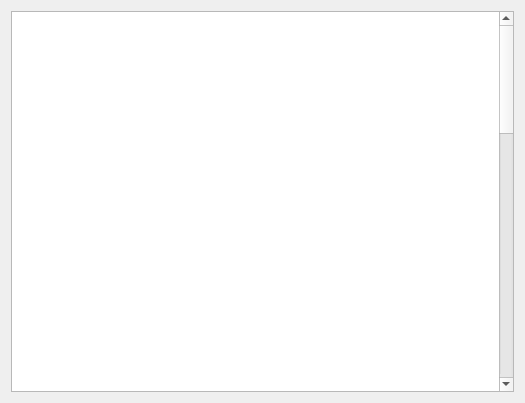
<?xml version="1.0" encoding="UTF-8"?>
<ui version="4.0">
 <class>ReadmeWindow</class>
 <widget class="QWidget" name="ReadmeWindow">
  <property name="geometry">
   <rect>
    <x>0</x>
    <y>0</y>
    <width>525</width>
    <height>403</height>
   </rect>
  </property>
  <property name="windowTitle">
   <string>Form</string>
  </property>
  <property name="styleSheet">
   <string notr="true">border-image: url(:/sample/photo/timgD353I83R.jpg);</string>
  </property>
  <layout class="QHBoxLayout" name="horizontalLayout">
   <item>
    <widget class="QTextEdit" name="textEdit">
     <property name="styleSheet">
      <string notr="true">border-image: url(:/sample/photo/steel.jpg);</string>
     </property>
     <property name="html">
      <string>&lt;!DOCTYPE HTML PUBLIC &quot;-//W3C//DTD HTML 4.0//EN&quot; &quot;http://www.w3.org/TR/REC-html40/strict.dtd&quot;&gt;
&lt;html&gt;&lt;head&gt;&lt;meta name=&quot;qrichtext&quot; content=&quot;1&quot; /&gt;&lt;style type=&quot;text/css&quot;&gt;
p, li { white-space: pre-wrap; }
&lt;/style&gt;&lt;/head&gt;&lt;body style=&quot; font-family:'SimSun'; font-size:4.5pt; font-weight:400; font-style:normal;&quot;&gt;
&lt;p style=&quot; margin-top:12px; margin-bottom:12px; margin-left:0px; margin-right:0px; -qt-block-indent:0; text-indent:0px;&quot;&gt;&lt;span style=&quot; font-family:'DengXian'; font-size:12pt; font-weight:600; font-style:italic; text-decoration: underline; color:#ffffff;&quot;&gt;游戏特色及玩点：&lt;/span&gt;&lt;span style=&quot; font-size:9pt; font-weight:600; font-style:italic; text-decoration: underline; color:#ffffff;&quot;&gt; &lt;/span&gt;&lt;/p&gt;
&lt;p style=&quot; margin-top:12px; margin-bottom:12px; margin-left:0px; margin-right:0px; -qt-block-indent:0; text-indent:0px;&quot;&gt;&lt;span style=&quot; font-size:12pt; font-weight:600; font-style:italic; text-decoration: underline; color:#ffffff;&quot;&gt;1.&lt;/span&gt;&lt;span style=&quot; font-family:'Times New Roman'; font-size:7pt; font-weight:600; font-style:italic; text-decoration: underline; color:#ffffff;&quot;&gt;      &lt;/span&gt;&lt;span style=&quot; font-family:'DengXian'; font-size:12pt; font-weight:600; font-style:italic; text-decoration: underline; color:#ffffff;&quot;&gt;游戏以卡通搞笑风格让玩家轻松游戏。&lt;/span&gt;&lt;span style=&quot; font-size:9pt; font-weight:600; font-style:italic; text-decoration: underline; color:#ffffff;&quot;&gt; &lt;/span&gt;&lt;/p&gt;
&lt;p style=&quot; margin-top:12px; margin-bottom:12px; margin-left:0px; margin-right:0px; -qt-block-indent:0; text-indent:0px;&quot;&gt;&lt;span style=&quot; font-size:12pt; font-weight:600; font-style:italic; text-decoration: underline; color:#ffffff;&quot;&gt;2.&lt;/span&gt;&lt;span style=&quot; font-family:'Times New Roman'; font-size:7pt; font-weight:600; font-style:italic; text-decoration: underline; color:#ffffff;&quot;&gt;      &lt;/span&gt;&lt;span style=&quot; font-family:'DengXian'; font-size:12pt; font-weight:600; font-style:italic; text-decoration: underline; color:#ffffff;&quot;&gt;对抗性强，&lt;/span&gt;&lt;span style=&quot; font-size:12pt; font-weight:600; font-style:italic; text-decoration: underline; color:#ffffff;&quot;&gt;AI&lt;/span&gt;&lt;span style=&quot; font-family:'DengXian'; font-size:12pt; font-weight:600; font-style:italic; text-decoration: underline; color:#ffffff;&quot;&gt;战斗力高，可双人对战。&lt;/span&gt;&lt;span style=&quot; font-size:9pt; font-weight:600; font-style:italic; text-decoration: underline; color:#ffffff;&quot;&gt; &lt;/span&gt;&lt;/p&gt;
&lt;p style=&quot; margin-top:12px; margin-bottom:12px; margin-left:0px; margin-right:0px; -qt-block-indent:0; text-indent:0px;&quot;&gt;&lt;span style=&quot; font-size:12pt; font-weight:600; font-style:italic; text-decoration: underline; color:#ffffff;&quot;&gt;3.&lt;/span&gt;&lt;span style=&quot; font-family:'Times New Roman'; font-size:7pt; font-weight:600; font-style:italic; text-decoration: underline; color:#ffffff;&quot;&gt;      &lt;/span&gt;&lt;span style=&quot; font-family:'DengXian'; font-size:12pt; font-weight:600; font-style:italic; text-decoration: underline; color:#ffffff;&quot;&gt;操作简单，仅需个别键位可完成游戏所有操作。&lt;/span&gt;&lt;span style=&quot; font-size:9pt; font-weight:600; font-style:italic; text-decoration: underline; color:#ffffff;&quot;&gt; &lt;/span&gt;&lt;/p&gt;
&lt;p style=&quot; margin-top:12px; margin-bottom:12px; margin-left:0px; margin-right:0px; -qt-block-indent:0; text-indent:0px;&quot;&gt;&lt;span style=&quot; font-size:12pt; font-weight:600; font-style:italic; text-decoration: underline; color:#ffffff;&quot;&gt;4.&lt;/span&gt;&lt;span style=&quot; font-family:'Times New Roman'; font-size:7pt; font-weight:600; font-style:italic; text-decoration: underline; color:#ffffff;&quot;&gt;      &lt;/span&gt;&lt;span style=&quot; font-family:'DengXian'; font-size:12pt; font-weight:600; font-style:italic; text-decoration: underline; color:#ffffff;&quot;&gt;场景变化多样，随机生成地图，满足玩家新鲜感。&lt;/span&gt;&lt;span style=&quot; font-size:9pt; font-weight:600; font-style:italic; text-decoration: underline; color:#ffffff;&quot;&gt; &lt;/span&gt;&lt;/p&gt;
&lt;p style=&quot; margin-top:12px; margin-bottom:12px; margin-left:0px; margin-right:0px; -qt-block-indent:0; text-indent:0px;&quot;&gt;&lt;span style=&quot; font-size:12pt; font-weight:600; font-style:italic; text-decoration: underline; color:#ffffff;&quot;&gt;5.&lt;/span&gt;&lt;span style=&quot; font-family:'Times New Roman'; font-size:7pt; font-weight:600; font-style:italic; text-decoration: underline; color:#ffffff;&quot;&gt;      &lt;/span&gt;&lt;span style=&quot; font-family:'DengXian'; font-size:12pt; font-weight:600; font-style:italic; text-decoration: underline; color:#ffffff;&quot;&gt;可选择闯关模式和无限模式，玩法多变。&lt;/span&gt;&lt;span style=&quot; font-size:9pt; font-weight:600; font-style:italic; text-decoration: underline; color:#ffffff;&quot;&gt; &lt;/span&gt;&lt;/p&gt;
&lt;p style=&quot; margin-top:12px; margin-bottom:12px; margin-left:0px; margin-right:0px; -qt-block-indent:0; text-indent:0px;&quot;&gt;&lt;span style=&quot; font-size:12pt; font-weight:600; font-style:italic; text-decoration: underline; color:#ffffff;&quot;&gt;6.&lt;/span&gt;&lt;span style=&quot; font-family:'Times New Roman'; font-size:7pt; font-weight:600; font-style:italic; text-decoration: underline; color:#ffffff;&quot;&gt;      &lt;/span&gt;&lt;span style=&quot; font-family:'DengXian'; font-size:12pt; font-weight:600; font-style:italic; text-decoration: underline; color:#ffffff;&quot;&gt;游戏内设置各种随机生成道具和坦克养成系统以及成就系统，满足玩家成就感。&lt;/span&gt;&lt;span style=&quot; font-size:9pt; font-weight:600; font-style:italic; text-decoration: underline; color:#ffffff;&quot;&gt; &lt;/span&gt;&lt;/p&gt;
&lt;p style=&quot; margin-top:12px; margin-bottom:12px; margin-left:0px; margin-right:0px; -qt-block-indent:0; text-indent:0px;&quot;&gt;&lt;span style=&quot; font-family:'DengXian'; font-size:12pt; font-weight:600; font-style:italic; text-decoration: underline; color:#ffffff;&quot;&gt;游戏概述：&lt;/span&gt;&lt;span style=&quot; font-size:9pt; font-weight:600; font-style:italic; text-decoration: underline; color:#ffffff;&quot;&gt; &lt;/span&gt;&lt;/p&gt;
&lt;p style=&quot; margin-top:12px; margin-bottom:12px; margin-left:0px; margin-right:0px; -qt-block-indent:0; text-indent:0px;&quot;&gt;&lt;span style=&quot; font-size:12pt; font-weight:600; font-style:italic; text-decoration: underline; color:#ffffff;&quot;&gt;1.&lt;/span&gt;&lt;span style=&quot; font-family:'Times New Roman'; font-size:7pt; font-weight:600; font-style:italic; text-decoration: underline; color:#ffffff;&quot;&gt;      &lt;/span&gt;&lt;span style=&quot; font-family:'DengXian'; font-size:12pt; font-weight:600; font-style:italic; text-decoration: underline; color:#ffffff;&quot;&gt;游戏是以坦克为主角的对抗游戏。&lt;/span&gt;&lt;span style=&quot; font-size:9pt; font-weight:600; font-style:italic; text-decoration: underline; color:#ffffff;&quot;&gt; &lt;/span&gt;&lt;/p&gt;
&lt;p style=&quot; margin-top:12px; margin-bottom:12px; margin-left:0px; margin-right:0px; -qt-block-indent:0; text-indent:0px;&quot;&gt;&lt;span style=&quot; font-size:12pt; font-weight:600; font-style:italic; text-decoration: underline; color:#ffffff;&quot;&gt;2.&lt;/span&gt;&lt;span style=&quot; font-family:'Times New Roman'; font-size:7pt; font-weight:600; font-style:italic; text-decoration: underline; color:#ffffff;&quot;&gt;      &lt;/span&gt;&lt;span style=&quot; font-family:'DengXian'; font-size:12pt; font-weight:600; font-style:italic; text-decoration: underline; color:#ffffff;&quot;&gt;玩家可以组队也可以双人进行。&lt;/span&gt;&lt;span style=&quot; font-size:9pt; font-weight:600; font-style:italic; text-decoration: underline; color:#ffffff;&quot;&gt; &lt;/span&gt;&lt;/p&gt;
&lt;p style=&quot; margin-top:12px; margin-bottom:12px; margin-left:0px; margin-right:0px; -qt-block-indent:0; text-indent:0px;&quot;&gt;&lt;span style=&quot; font-size:12pt; font-weight:600; font-style:italic; text-decoration: underline; color:#ffffff;&quot;&gt;3.&lt;/span&gt;&lt;span style=&quot; font-family:'Times New Roman'; font-size:7pt; font-weight:600; font-style:italic; text-decoration: underline; color:#ffffff;&quot;&gt;      &lt;/span&gt;&lt;span style=&quot; font-family:'DengXian'; font-size:12pt; font-weight:600; font-style:italic; text-decoration: underline; color:#ffffff;&quot;&gt;游戏在随机生成的场景中进行。&lt;/span&gt;&lt;span style=&quot; font-size:9pt; font-weight:600; font-style:italic; text-decoration: underline; color:#ffffff;&quot;&gt; &lt;/span&gt;&lt;/p&gt;
&lt;p style=&quot; margin-top:12px; margin-bottom:12px; margin-left:0px; margin-right:0px; -qt-block-indent:0; text-indent:0px;&quot;&gt;&lt;span style=&quot; font-size:12pt; font-weight:600; font-style:italic; text-decoration: underline; color:#ffffff;&quot;&gt;4.&lt;/span&gt;&lt;span style=&quot; font-family:'Times New Roman'; font-size:7pt; font-weight:600; font-style:italic; text-decoration: underline; color:#ffffff;&quot;&gt;      &lt;/span&gt;&lt;span style=&quot; font-family:'DengXian'; font-size:12pt; font-weight:600; font-style:italic; text-decoration: underline; color:#ffffff;&quot;&gt;击毁所有敌对单位或完成特定目标是游戏胜利的条件。&lt;/span&gt;&lt;span style=&quot; font-size:9pt; font-weight:600; font-style:italic; text-decoration: underline; color:#ffffff;&quot;&gt; &lt;/span&gt;&lt;/p&gt;
&lt;p style=&quot; margin-top:12px; margin-bottom:12px; margin-left:0px; margin-right:0px; -qt-block-indent:0; text-indent:0px;&quot;&gt;&lt;span style=&quot; font-family:'DengXian'; font-size:12pt; font-weight:600; font-style:italic; text-decoration: underline; color:#ffffff;&quot;&gt;游戏风格：&lt;/span&gt;&lt;span style=&quot; font-size:9pt; font-weight:600; font-style:italic; text-decoration: underline; color:#ffffff;&quot;&gt; &lt;/span&gt;&lt;/p&gt;
&lt;p style=&quot; margin-top:12px; margin-bottom:12px; margin-left:0px; margin-right:0px; -qt-block-indent:0; text-indent:0px;&quot;&gt;&lt;span style=&quot; font-size:12pt; font-weight:600; font-style:italic; text-decoration: underline; color:#ffffff;&quot;&gt;1.&lt;/span&gt;&lt;span style=&quot; font-family:'Times New Roman'; font-size:7pt; font-weight:600; font-style:italic; text-decoration: underline; color:#ffffff;&quot;&gt;      &lt;/span&gt;&lt;span style=&quot; font-family:'DengXian'; font-size:12pt; font-weight:600; font-style:italic; text-decoration: underline; color:#ffffff;&quot;&gt;游戏以&lt;/span&gt;&lt;span style=&quot; font-size:12pt; font-weight:600; font-style:italic; text-decoration: underline; color:#ffffff;&quot;&gt;2D&lt;/span&gt;&lt;span style=&quot; font-family:'DengXian'; font-size:12pt; font-weight:600; font-style:italic; text-decoration: underline; color:#ffffff;&quot;&gt;像素风格为主，轻松卡通。&lt;/span&gt;&lt;span style=&quot; font-size:9pt; font-weight:600; font-style:italic; text-decoration: underline; color:#ffffff;&quot;&gt; &lt;/span&gt;&lt;/p&gt;
&lt;p style=&quot; margin-top:12px; margin-bottom:12px; margin-left:0px; margin-right:0px; -qt-block-indent:0; text-indent:0px;&quot;&gt;&lt;span style=&quot; font-size:12pt; font-weight:600; font-style:italic; text-decoration: underline; color:#ffffff;&quot;&gt;2.&lt;/span&gt;&lt;span style=&quot; font-family:'Times New Roman'; font-size:7pt; font-weight:600; font-style:italic; text-decoration: underline; color:#ffffff;&quot;&gt;      &lt;/span&gt;&lt;span style=&quot; font-family:'DengXian'; font-size:12pt; font-weight:600; font-style:italic; text-decoration: underline; color:#ffffff;&quot;&gt;在主题风格下会随机生成不同场景。&lt;/span&gt;&lt;span style=&quot; font-size:9pt; font-weight:600; font-style:italic; text-decoration: underline; color:#ffffff;&quot;&gt; &lt;/span&gt;&lt;/p&gt;
&lt;p style=&quot; margin-top:12px; margin-bottom:12px; margin-left:0px; margin-right:0px; -qt-block-indent:0; text-indent:0px;&quot;&gt;&lt;span style=&quot; font-size:12pt; font-weight:600; font-style:italic; text-decoration: underline; color:#ffffff;&quot;&gt;3.&lt;/span&gt;&lt;span style=&quot; font-family:'Times New Roman'; font-size:7pt; font-weight:600; font-style:italic; text-decoration: underline; color:#ffffff;&quot;&gt;      &lt;/span&gt;&lt;span style=&quot; font-family:'DengXian'; font-size:12pt; font-weight:600; font-style:italic; text-decoration: underline; color:#ffffff;&quot;&gt;场景以卷轴形式呈现，具有可探索性。&lt;/span&gt;&lt;span style=&quot; font-size:9pt; font-weight:600; font-style:italic; text-decoration: underline; color:#ffffff;&quot;&gt; &lt;/span&gt;&lt;/p&gt;
&lt;p style=&quot; margin-top:12px; margin-bottom:12px; margin-left:0px; margin-right:0px; -qt-block-indent:0; text-indent:0px;&quot;&gt;&lt;span style=&quot; font-family:'DengXian'; font-size:12pt; font-weight:600; font-style:italic; text-decoration: underline; color:#ffffff;&quot;&gt;游戏规则：&lt;/span&gt;&lt;span style=&quot; font-size:9pt; font-weight:600; font-style:italic; text-decoration: underline; color:#ffffff;&quot;&gt; &lt;/span&gt;&lt;/p&gt;
&lt;p style=&quot; margin-top:12px; margin-bottom:12px; margin-left:0px; margin-right:0px; -qt-block-indent:0; text-indent:0px;&quot;&gt;&lt;span style=&quot; font-size:12pt; font-weight:600; font-style:italic; text-decoration: underline; color:#ffffff;&quot;&gt;1.&lt;/span&gt;&lt;span style=&quot; font-family:'Times New Roman'; font-size:7pt; font-weight:600; font-style:italic; text-decoration: underline; color:#ffffff;&quot;&gt;      &lt;/span&gt;&lt;span style=&quot; font-family:'DengXian'; font-size:12pt; font-weight:600; font-style:italic; text-decoration: underline; color:#ffffff;&quot;&gt;玩家可以选择闯关模式和无限模式两种模式：&lt;/span&gt;&lt;span style=&quot; font-size:12pt; font-weight:600; font-style:italic; text-decoration: underline; color:#ffffff;&quot;&gt;&lt;br /&gt;&lt;/span&gt;&lt;span style=&quot; font-family:'DengXian'; font-size:12pt; font-weight:600; font-style:italic; text-decoration: underline; color:#ffffff;&quot;&gt;闯关模式：分为&lt;/span&gt;&lt;span style=&quot; font-size:12pt; font-weight:600; font-style:italic; text-decoration: underline; color:#ffffff;&quot;&gt;50&lt;/span&gt;&lt;span style=&quot; font-family:'DengXian'; font-size:12pt; font-weight:600; font-style:italic; text-decoration: underline; color:#ffffff;&quot;&gt;关，难度递增，适合新手熟悉操作。&lt;/span&gt;&lt;span style=&quot; font-size:12pt; font-weight:600; font-style:italic; text-decoration: underline; color:#ffffff;&quot;&gt;&lt;br /&gt;&lt;/span&gt;&lt;span style=&quot; font-family:'DengXian'; font-size:12pt; font-weight:600; font-style:italic; text-decoration: underline; color:#ffffff;&quot;&gt;无限模式：敌对单位无限生成，地图道具随机刷新，设有商店系统和养成系统，可通过击毁敌对坦克获得金币购买升级坦克。&lt;/span&gt;&lt;span style=&quot; font-size:9pt; font-weight:600; font-style:italic; text-decoration: underline; color:#ffffff;&quot;&gt; &lt;/span&gt;&lt;/p&gt;
&lt;p style=&quot; margin-top:12px; margin-bottom:12px; margin-left:0px; margin-right:0px; -qt-block-indent:0; text-indent:0px;&quot;&gt;&lt;span style=&quot; font-size:12pt; font-weight:600; font-style:italic; text-decoration: underline; color:#ffffff;&quot;&gt;2.&lt;/span&gt;&lt;span style=&quot; font-family:'Times New Roman'; font-size:7pt; font-weight:600; font-style:italic; text-decoration: underline; color:#ffffff;&quot;&gt;      &lt;/span&gt;&lt;span style=&quot; font-family:'DengXian'; font-size:12pt; font-weight:600; font-style:italic; text-decoration: underline; color:#ffffff;&quot;&gt;死亡设定：闯关模式中血量降为&lt;/span&gt;&lt;span style=&quot; font-size:12pt; font-weight:600; font-style:italic; text-decoration: underline; color:#ffffff;&quot;&gt;0&lt;/span&gt;&lt;span style=&quot; font-family:'DengXian'; font-size:12pt; font-weight:600; font-style:italic; text-decoration: underline; color:#ffffff;&quot;&gt;宣告闯关失败；无限模式中地图上会随机刷新复活道具，商店中也可购买复活道具，当复活道具使用完或没有金币购买复活道具时宣告失败。&lt;/span&gt;&lt;span style=&quot; font-size:9pt; font-weight:600; font-style:italic; text-decoration: underline; color:#ffffff;&quot;&gt; &lt;/span&gt;&lt;/p&gt;
&lt;p style=&quot; margin-top:12px; margin-bottom:12px; margin-left:0px; margin-right:0px; -qt-block-indent:0; text-indent:0px;&quot;&gt;&lt;span style=&quot; font-size:12pt; font-weight:600; font-style:italic; text-decoration: underline; color:#ffffff;&quot;&gt;3.&lt;/span&gt;&lt;span style=&quot; font-family:'Times New Roman'; font-size:7pt; font-weight:600; font-style:italic; text-decoration: underline; color:#ffffff;&quot;&gt;      &lt;/span&gt;&lt;span style=&quot; font-family:'DengXian'; font-size:12pt; font-weight:600; font-style:italic; text-decoration: underline; color:#ffffff;&quot;&gt;游戏开始后闯关模式会在地图上生成一些坦克制造厂，会生成固定个数的坦克，完加击毁所有坦克后宣告闯关成功；无限模式中坦克以空投形式或地图边缘随机生成，数量无限。&lt;/span&gt;&lt;span style=&quot; font-size:9pt; font-weight:600; font-style:italic; text-decoration: underline; color:#ffffff;&quot;&gt; &lt;/span&gt;&lt;/p&gt;
&lt;p style=&quot; margin-top:12px; margin-bottom:12px; margin-left:0px; margin-right:0px; -qt-block-indent:0; text-indent:0px;&quot;&gt;&lt;span style=&quot; font-size:12pt; font-weight:600; font-style:italic; text-decoration: underline; color:#ffffff;&quot;&gt;4.&lt;/span&gt;&lt;span style=&quot; font-family:'Times New Roman'; font-size:7pt; font-weight:600; font-style:italic; text-decoration: underline; color:#ffffff;&quot;&gt;      &lt;/span&gt;&lt;span style=&quot; font-family:'DengXian'; font-size:12pt; font-weight:600; font-style:italic; text-decoration: underline; color:#ffffff;&quot;&gt;闯关模式中玩家具有固定血槽，随闯关进度血槽会自动增加，后期敌对坦克造成的伤害也会增加。无限模式中敌对坦克伤害固定，玩家血槽拥有固定的升级次数。&lt;/span&gt;&lt;span style=&quot; font-size:9pt; font-weight:600; font-style:italic; text-decoration: underline; color:#ffffff;&quot;&gt; &lt;/span&gt;&lt;/p&gt;
&lt;p style=&quot; margin-top:12px; margin-bottom:12px; margin-left:0px; margin-right:0px; -qt-block-indent:0; text-indent:0px;&quot;&gt;&lt;span style=&quot; font-size:12pt; font-weight:600; font-style:italic; text-decoration: underline; color:#ffffff;&quot;&gt;5.&lt;/span&gt;&lt;span style=&quot; font-family:'Times New Roman'; font-size:7pt; font-weight:600; font-style:italic; text-decoration: underline; color:#ffffff;&quot;&gt;      &lt;/span&gt;&lt;span style=&quot; font-family:'DengXian'; font-size:12pt; font-weight:600; font-style:italic; text-decoration: underline; color:#ffffff;&quot;&gt;游戏中不会出现坦克穿模，两辆坦克相撞会造成一定伤害。&lt;/span&gt;&lt;span style=&quot; font-size:9pt; font-weight:600; font-style:italic; text-decoration: underline; color:#ffffff;&quot;&gt; &lt;/span&gt;&lt;/p&gt;
&lt;p style=&quot; margin-top:12px; margin-bottom:12px; margin-left:0px; margin-right:0px; -qt-block-indent:0; text-indent:0px;&quot;&gt;&lt;span style=&quot; font-size:12pt; font-weight:600; font-style:italic; text-decoration: underline; color:#ffffff;&quot;&gt;6.&lt;/span&gt;&lt;span style=&quot; font-family:'Times New Roman'; font-size:7pt; font-weight:600; font-style:italic; text-decoration: underline; color:#ffffff;&quot;&gt;      &lt;/span&gt;&lt;span style=&quot; font-family:'DengXian'; font-size:12pt; font-weight:600; font-style:italic; text-decoration: underline; color:#ffffff;&quot;&gt;坦克不会自动发射炮弹，需要玩家手动控制，且只能朝正前方发射炮弹。&lt;/span&gt;&lt;span style=&quot; font-size:9pt; font-weight:600; font-style:italic; text-decoration: underline; color:#ffffff;&quot;&gt; &lt;/span&gt;&lt;/p&gt;
&lt;p style=&quot; margin-top:12px; margin-bottom:12px; margin-left:0px; margin-right:0px; -qt-block-indent:0; text-indent:0px;&quot;&gt;&lt;span style=&quot; font-size:12pt; font-weight:600; font-style:italic; text-decoration: underline; color:#ffffff;&quot;&gt;7.&lt;/span&gt;&lt;span style=&quot; font-family:'Times New Roman'; font-size:7pt; font-weight:600; font-style:italic; text-decoration: underline; color:#ffffff;&quot;&gt;      &lt;/span&gt;&lt;span style=&quot; font-family:'DengXian'; font-size:12pt; font-weight:600; font-style:italic; text-decoration: underline; color:#ffffff;&quot;&gt;游戏设有成就系统，具体如下：&lt;/span&gt;&lt;span style=&quot; font-size:12pt; font-weight:600; font-style:italic; text-decoration: underline; color:#ffffff;&quot;&gt;&lt;br /&gt;&lt;/span&gt;&lt;span style=&quot; font-family:'DengXian'; font-size:12pt; font-weight:600; font-style:italic; text-decoration: underline; color:#ffffff;&quot;&gt;击毁&lt;/span&gt;&lt;span style=&quot; font-size:12pt; font-weight:600; font-style:italic; text-decoration: underline; color:#ffffff;&quot;&gt;0~100&lt;/span&gt;&lt;span style=&quot; font-family:'DengXian'; font-size:12pt; font-weight:600; font-style:italic; text-decoration: underline; color:#ffffff;&quot;&gt;坦克获得坦克新秀&lt;/span&gt;&lt;span style=&quot; font-size:12pt; font-weight:600; font-style:italic; text-decoration: underline; color:#ffffff;&quot;&gt;&lt;br /&gt;&lt;/span&gt;&lt;span style=&quot; font-family:'DengXian'; font-size:12pt; font-weight:600; font-style:italic; text-decoration: underline; color:#ffffff;&quot;&gt;击毁&lt;/span&gt;&lt;span style=&quot; font-size:12pt; font-weight:600; font-style:italic; text-decoration: underline; color:#ffffff;&quot;&gt;100~200&lt;/span&gt;&lt;span style=&quot; font-family:'DengXian'; font-size:12pt; font-weight:600; font-style:italic; text-decoration: underline; color:#ffffff;&quot;&gt;坦克获得坦克勇士&lt;/span&gt;&lt;span style=&quot; font-size:12pt; font-weight:600; font-style:italic; text-decoration: underline; color:#ffffff;&quot;&gt;&lt;br /&gt;&lt;/span&gt;&lt;span style=&quot; font-family:'DengXian'; font-size:12pt; font-weight:600; font-style:italic; text-decoration: underline; color:#ffffff;&quot;&gt;击毁&lt;/span&gt;&lt;span style=&quot; font-size:12pt; font-weight:600; font-style:italic; text-decoration: underline; color:#ffffff;&quot;&gt;200~500&lt;/span&gt;&lt;span style=&quot; font-family:'DengXian'; font-size:12pt; font-weight:600; font-style:italic; text-decoration: underline; color:#ffffff;&quot;&gt;坦克获得坦克先锋&lt;/span&gt;&lt;span style=&quot; font-size:12pt; font-weight:600; font-style:italic; text-decoration: underline; color:#ffffff;&quot;&gt;&lt;br /&gt;&lt;/span&gt;&lt;span style=&quot; font-family:'DengXian'; font-size:12pt; font-weight:600; font-style:italic; text-decoration: underline; color:#ffffff;&quot;&gt;击毁&lt;/span&gt;&lt;span style=&quot; font-size:12pt; font-weight:600; font-style:italic; text-decoration: underline; color:#ffffff;&quot;&gt;500~1000&lt;/span&gt;&lt;span style=&quot; font-family:'DengXian'; font-size:12pt; font-weight:600; font-style:italic; text-decoration: underline; color:#ffffff;&quot;&gt;坦克获得坦克之王&lt;/span&gt;&lt;span style=&quot; font-size:12pt; font-weight:600; font-style:italic; text-decoration: underline; color:#ffffff;&quot;&gt;&lt;br /&gt;&lt;/span&gt;&lt;span style=&quot; font-family:'DengXian'; font-size:12pt; font-weight:600; font-style:italic; text-decoration: underline; color:#ffffff;&quot;&gt;击毁&lt;/span&gt;&lt;span style=&quot; font-size:12pt; font-weight:600; font-style:italic; text-decoration: underline; color:#ffffff;&quot;&gt;1000+&lt;/span&gt;&lt;span style=&quot; font-family:'DengXian'; font-size:12pt; font-weight:600; font-style:italic; text-decoration: underline; color:#ffffff;&quot;&gt;坦克获得坦克领袖&lt;/span&gt;&lt;span style=&quot; font-size:12pt; font-weight:600; font-style:italic; text-decoration: underline; color:#ffffff;&quot;&gt;&lt;br /&gt;&lt;/span&gt;&lt;span style=&quot; font-family:'DengXian'; font-size:12pt; font-weight:600; font-style:italic; text-decoration: underline; color:#ffffff;&quot;&gt;完成&lt;/span&gt;&lt;span style=&quot; font-size:12pt; font-weight:600; font-style:italic; text-decoration: underline; color:#ffffff;&quot;&gt;0~10&lt;/span&gt;&lt;span style=&quot; font-family:'DengXian'; font-size:12pt; font-weight:600; font-style:italic; text-decoration: underline; color:#ffffff;&quot;&gt;关获得青铜&lt;/span&gt;&lt;span style=&quot; font-size:12pt; font-weight:600; font-style:italic; text-decoration: underline; color:#ffffff;&quot;&gt;&lt;br /&gt;&lt;/span&gt;&lt;span style=&quot; font-family:'DengXian'; font-size:12pt; font-weight:600; font-style:italic; text-decoration: underline; color:#ffffff;&quot;&gt;完成&lt;/span&gt;&lt;span style=&quot; font-size:12pt; font-weight:600; font-style:italic; text-decoration: underline; color:#ffffff;&quot;&gt;10~20&lt;/span&gt;&lt;span style=&quot; font-family:'DengXian'; font-size:12pt; font-weight:600; font-style:italic; text-decoration: underline; color:#ffffff;&quot;&gt;关获得白银&lt;/span&gt;&lt;span style=&quot; font-size:12pt; font-weight:600; font-style:italic; text-decoration: underline; color:#ffffff;&quot;&gt;&lt;br /&gt;&lt;/span&gt;&lt;span style=&quot; font-family:'DengXian'; font-size:12pt; font-weight:600; font-style:italic; text-decoration: underline; color:#ffffff;&quot;&gt;完成&lt;/span&gt;&lt;span style=&quot; font-size:12pt; font-weight:600; font-style:italic; text-decoration: underline; color:#ffffff;&quot;&gt;20~30&lt;/span&gt;&lt;span style=&quot; font-family:'DengXian'; font-size:12pt; font-weight:600; font-style:italic; text-decoration: underline; color:#ffffff;&quot;&gt;关获得黄金&lt;/span&gt;&lt;span style=&quot; font-size:12pt; font-weight:600; font-style:italic; text-decoration: underline; color:#ffffff;&quot;&gt;&lt;br /&gt;&lt;/span&gt;&lt;span style=&quot; font-family:'DengXian'; font-size:12pt; font-weight:600; font-style:italic; text-decoration: underline; color:#ffffff;&quot;&gt;完成&lt;/span&gt;&lt;span style=&quot; font-size:12pt; font-weight:600; font-style:italic; text-decoration: underline; color:#ffffff;&quot;&gt;30~40&lt;/span&gt;&lt;span style=&quot; font-family:'DengXian'; font-size:12pt; font-weight:600; font-style:italic; text-decoration: underline; color:#ffffff;&quot;&gt;关获得钻石&lt;/span&gt;&lt;span style=&quot; font-size:12pt; font-weight:600; font-style:italic; text-decoration: underline; color:#ffffff;&quot;&gt;&lt;br /&gt;&lt;/span&gt;&lt;span style=&quot; font-family:'DengXian'; font-size:12pt; font-weight:600; font-style:italic; text-decoration: underline; color:#ffffff;&quot;&gt;完成&lt;/span&gt;&lt;span style=&quot; font-size:12pt; font-weight:600; font-style:italic; text-decoration: underline; color:#ffffff;&quot;&gt;40~50&lt;/span&gt;&lt;span style=&quot; font-family:'DengXian'; font-size:12pt; font-weight:600; font-style:italic; text-decoration: underline; color:#ffffff;&quot;&gt;关获得王者&lt;/span&gt;&lt;span style=&quot; font-size:9pt; font-weight:600; font-style:italic; text-decoration: underline; color:#ffffff;&quot;&gt; &lt;/span&gt;&lt;/p&gt;
&lt;p style=&quot; margin-top:12px; margin-bottom:12px; margin-left:0px; margin-right:0px; -qt-block-indent:0; text-indent:0px;&quot;&gt;&lt;span style=&quot; font-size:12pt; font-weight:600; font-style:italic; text-decoration: underline; color:#ffffff;&quot;&gt;8.&lt;/span&gt;&lt;span style=&quot; font-family:'Times New Roman'; font-size:7pt; font-weight:600; font-style:italic; text-decoration: underline; color:#ffffff;&quot;&gt;      &lt;/span&gt;&lt;span style=&quot; font-family:'DengXian'; font-size:12pt; font-weight:600; font-style:italic; text-decoration: underline; color:#ffffff;&quot;&gt;游戏设有商店系统，具体如下：&lt;/span&gt;&lt;span style=&quot; font-size:12pt; font-weight:600; font-style:italic; text-decoration: underline; color:#ffffff;&quot;&gt;&lt;br /&gt;&lt;/span&gt;&lt;span style=&quot; font-family:'DengXian'; font-size:12pt; font-weight:600; font-style:italic; text-decoration: underline; color:#ffffff;&quot;&gt;坦克车间：包含所有坦克升级选项，装甲、攻击力、攻击方式、炮弹种类、移动速度等。&lt;/span&gt;&lt;span style=&quot; font-size:12pt; font-weight:600; font-style:italic; text-decoration: underline; color:#ffffff;&quot;&gt;&lt;br /&gt;&lt;/span&gt;&lt;span style=&quot; font-family:'DengXian'; font-size:12pt; font-weight:600; font-style:italic; text-decoration: underline; color:#ffffff;&quot;&gt;道具商店：出售各种游戏道具，道具商店出售道具和地图随机生成道具都有独占部分。&lt;/span&gt;&lt;span style=&quot; font-size:9pt; font-weight:600; font-style:italic; text-decoration: underline; color:#ffffff;&quot;&gt; &lt;/span&gt;&lt;/p&gt;&lt;/body&gt;&lt;/html&gt;</string>
     </property>
    </widget>
   </item>
  </layout>
 </widget>
 <resources/>
 <connections/>
</ui>
